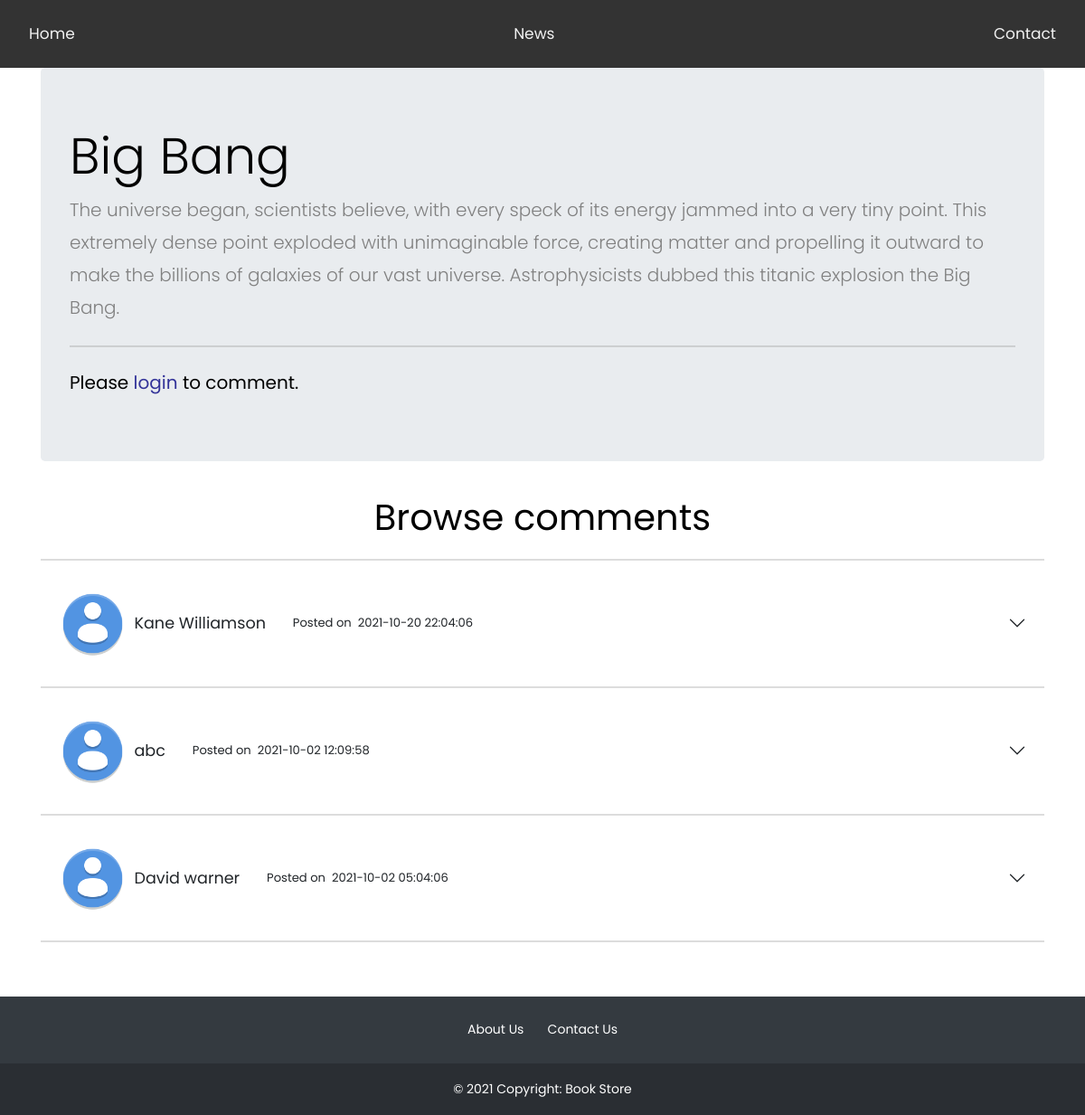
/comments.php?fid=1, run on the app's committed database.
### tables this page shows
CREATE TABLE IF NOT EXISTS `forumnew` (
  `id` int NOT NULL AUTO_INCREMENT,
  `title` varchar(255) DEFAULT NULL,
  `description` varchar(1000) DEFAULT NULL,
  `created` date DEFAULT NULL,
  `started` varchar(100) NOT NULL,
  PRIMARY KEY (`id`)
);

CREATE TABLE IF NOT EXISTS `comment` (
  `id` int NOT NULL,
  `name` varchar(100) NOT NULL,
  `comment` varchar(1000) NOT NULL,
  `datetime` datetime NOT NULL
);

### comments.php (the view, shortened to what this page needs)
<!DOCTYPE html>
<html lang="en">
<head>
    <link href="https://cdn.jsdelivr.net/npm/bootstrap@5.1.1/dist/css/bootstrap.min.css" rel="stylesheet"
>
    <link rel="stylesheet" href="https://stackpath.bootstrapcdn.com/font-awesome/4.7.0/css/font-awesome.min.css">
    <link rel="stylesheet" href="css/style.css">
</head>
<body>
    <div class="navbar">
        <a href="index.php">Home</a>
        <a href="#news">News</a>
        <a href="#contact">Contact</a>
    </div>
    <div class="container">
        <?php
    $forum_id = $_GET['fid'];
    $conn = mysqli_connect("localhost", "root", "", "bookstore");
    $sql = "select * from forumnew where id='$forum_id'";
    $result = mysqli_query($conn, $sql);
    $title = "";
    $description = "";
while ($row = mysqli_fetch_assoc($result))
{
    $title = $row['title'];
    $description = $row['description'];
}
echo'
    <div class="jumbotron">
    <h1 class="display-4">'.$title.'</h1>
    <p class="lead">'.$description.'</p>
    <hr class="my-4">
';
if(isset($_SESSION['LOGIN']) && $_SESSION['LOGIN']!=''){
   echo '
   <p class="lead">
  <a class="btn btn-primary btn-lg" data-bs-toggle="collapse" href="#collapseExample" role="button" aria-expanded="false" aria-controls="collapseExample">
    Add Comment
  </a>
</p>
<div class="collapse" id="collapseExample">
  <div class="card card-body">
   <form method="POST" action="comments.php?fid='.$forum_id.'">
  <div class="mb-3">
  <label for="exampleFormControlTextarea1" class="form-label">Enter your comment</label>
  <textarea class="form-control" id="exampleFormControlTextarea1" rows="4" style="border:1px solid black;" name="comment" required></textarea>
  </div>
  <div class = "mb-3">
    <input type = "submit" class = "btn btn-success" value = "Post"><br>
</div>
  </form>
  </div>
</div>
</div>
   ';
}else{
	echo '
  <h5>Please <a href="login.php" style="color:#339;">login</a> to comment.</h5>
  </div>
  ';
}
    ?>
<?php
$conn = mysqli_connect("localhost", "root", "", "bookstore");
$sql = "select * from comment where id='$forum_id' order by datetime DESC";
$result = mysqli_query($conn, $sql);
$rows = mysqli_num_rows($result);
if($rows>0){
  echo '
  <h1 style="text-align:center;">Browse comments</h1>
  <hr>
  ';
    $i=1;
    while ($row = mysqli_fetch_assoc($result))
    {
    $name = $row['name'];
    $comment = $row['comment'];
    $datetime = $row['datetime'];
    echo '
    <div class="accordion accordion-flush" id="accordionFlushExample">
    <div class="accordion-item">
      <h2 class="accordion-header" id="flush-heading'.$i.'">
        <button class="accordion-button collapsed" type="button" data-bs-toggle="collapse" data-bs-target="#flush-collapse'.$i.'" aria-expanded="false" aria-controls="flush-collapse'.$i.'">
          <img src="images/usericonnew.png" alt="" width="7%"> &nbsp;&nbsp; <font style="font-size:1.1em;">'.$name.'</font> &nbsp;&nbsp;&nbsp;&nbsp;&nbsp;&nbsp;&nbsp; <font style="font-size:0.82em;" class="text-end">Posted on &nbsp;'.$datetime.'</font>
        </button>
      </h2>
      <div id="flush-collapse'.$i.'" class="accordion-collapse collapse" aria-labelledby="flush-heading'.$i.'" data-bs-parent="#accordionFlushExample">
        <div class="accordion-body">'.$comment.'</div>
      </div>
    </div>
    </div>
    <hr>
    ';
    $i++;
    }
}
else{
  echo'
  <h1 style="text-align:center;">No comments</h1>
  <p style="text-align:center; font-size:1.5em">Be the first person to comment!</p>
  ';
}
?>
    </div>
    <footer class="bg-dark text-center text-white" style="margin-top:5%">
        <div class="container p-4 pb-0">
            <a href="">About Us</a>
            <a href="">Contact Us</a>
        </div>
        <div class="text-center p-3" style="background-color: rgba(0, 0, 0, 0.2);">
            ©  Copyright: Book Store
        </div>
    </footer>
</body>
</html>

### comments.php (style rules this page uses)
a { text-decoration: none; color: #fff; }
a:link { color: #fff; }
body { margin: 150; }
.navbar { overflow: hidden; background-color: #333; position: sticky; z-index: 10; top: 0; width: 100%; }
.navbar a { float: left; display: block; color: #f2f2f2; text-align: center; padding: 14px 16px; text-decoration: none; font-size: 17px; }

### data on the page
forumnew: title "Big Bang", description "The universe began, scientists believe, with every speck of its energy jammed into a very tiny point. This extremely dense point exploded with unimaginable force, creating matter and propelling it outward to make the billions of galaxies of our vast universe. Astrophysicists dubbed this titanic explosion the Big Bang."
comment: name "Kane Williamson", datetime "2021-10-20 22:04:06"
comment: name "abc", datetime "2021-10-02 12:09:58"
comment: name "David warner", datetime "2021-10-02 05:04:06"
